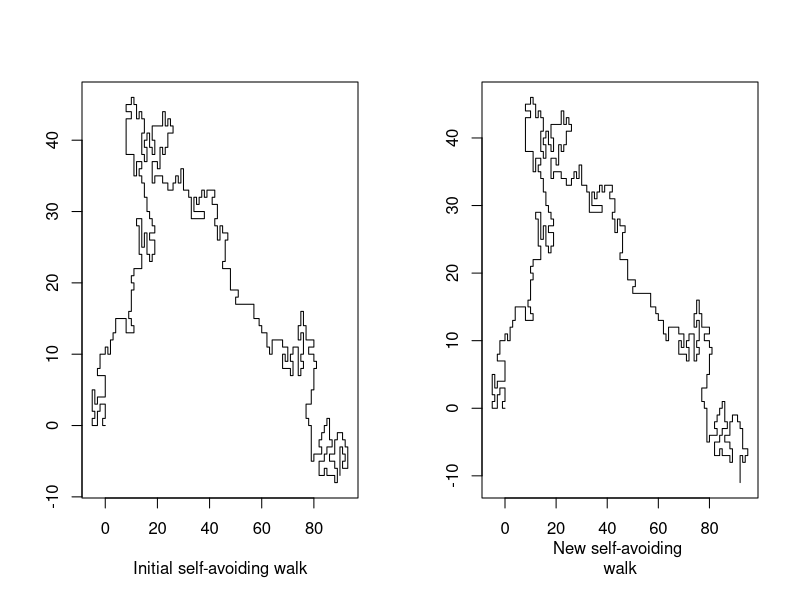

Recreate this plot in R.
rm(list=ls())
is_self_avoiding <- function(walk) {
  !any(duplicated(walk))
}


# Check if a matrix contains a specific row
check_matrix_row <- function(matrix, row) {
  matches = apply(matrix, 1, function(x) all(x == row))
  if (any(matches)) {
    return(which(matches))
  } else {
    return(0)
  }
}

# Moves the last point by a direction (U, D, R, L)
move <- function(pos, orient) {
  switch(orient,
         U = pos + c(0, 1),
         D = pos + c(0, -1),
         R = pos + c(1, 0),
         L = pos + c(-1, 0))
}
n=500
saw <- function(steps = n) {
    k = 0
    path = matrix(0, nrow = 1, ncol = 2) # starting point = c(0, 0)
    i = 1
    
    while (i < steps) {
        k = k + 1
        
        # calculates positions after all possible movements
        possible_pos = rbind(move(path[i, ], 'U'),
                              move(path[i, ], 'D'),
                              move(path[i, ], 'R'),
                              move(path[i, ], 'L'))
        
        # checks which directions are available
        avail_direction = apply(possible_pos, 1,
                                function(possible_pos)
                        check_matrix_row(path, possible_pos))
        avail = ifelse(avail_direction > 0, 0, 1)
        names(avail) = c('U', 'D', 'R', 'L')
        
        # if no direction is available, go back
        if (all(avail == 0)) {
            goback = ifelse(i > 5, rbinom(1, 10, 0.5) + 
            rbinom(1, i, 0.05), 0) + 1
            path = path[1:(i - goback), ]
            i = i - goback - 1
            } else {
                # if one or more orientations are available, sample one 
                #uniformly and move to it
                chosen_direction = sample(x = names(avail), size = 1, 
                prob = avail)
                path = rbind(path, move(path[i, ], chosen_direction))
            }
        i = i + 1
    }    
    list(path = path, total_iterations = k)
}

# Test

walk1 = saw(steps = n)
pivot = sample((n-10):(n-2), size = 1);pivot
newchain = walk1$path[1:pivot,];newchain
colnames(newchain) = c("c1","c2")
tempchain = walk1$path[(pivot+1):n,];tempchain

tempmat = data.matrix(tempchain);tempmat

rotateby=sample(c(-pi/2, -pi, -3*pi/2, 1, 2, 3, 4), size=1);rotateby

if( rotateby == -pi/2 || rotateby == -pi || rotateby == -3*pi/2)
{
c11 = tempmat[-1,1] - tempmat[1,1];c11
c22 = tempmat[-1,2] - tempmat[1,2];c22
c1 = c11*cos(rotateby) - c22*sin(rotateby) +tempmat[1,1];c1
c2 = c11*sin(rotateby) + c22*cos(rotateby) +tempmat[1,2];c2
newmat1 = cbind(c1,c2);newmat1
newchain2 = data.frame(newmat1);newchain2
walk = rbind(newchain,tempchain[1,],newchain2)
}

#reflection on the x-axis
if (rotateby == 1)
{
c2= tempmat[-1,1]-tempmat[1,1]+tempmat[1,2];c2
c1 = -(tempmat[-1,2]-tempmat[1,2])+tempmat[1,1];c1
newmat1 = cbind(c1,c2);newmat1
newchain2 = data.frame(newmat1);newchain2
walk = rbind(newchain,tempchain[1,],newchain2);walk
}

#reflection on the y axis
if (rotateby == 2)
{
c2= -(tempmat[-1,1]-tempmat[1,1])+tempmat[1,2];c2
c1 = tempmat[-1,2]-tempmat[1,2]+tempmat[1,1];c1
newmat1 = cbind(c1,c2);newmat1
newchain2 = data.frame(newmat1);newchain2
walk = rbind(newchain,tempchain[1,],newchain2);walk
}

#reflection on x=y
if (rotateby == 3)
{
c2= tempmat[-1,1]-tempmat[1,1]+tempmat[1,2];c2
c1 = tempmat[-1,2]-tempmat[1,2]+tempmat[1,1];c1
#x=c2+tempmat[1,1];x
#y=c1+tempmat[1,2];y
newmat1 = cbind(c1,c2);newmat1
newchain2 = data.frame(newmat1);newchain2
walk = rbind(newchain,tempchain[1,],newchain2);walk
}

#reflection on the x=-y
if (rotateby == 4)
{
c1 = -(tempmat[-1,1] - tempmat[1,1])+tempmat[1,1];c1
c2 = -(tempmat[-1,2] - tempmat[1,2])+tempmat[1,2];c2
newmat1 = cbind(c1,c2);newmat1
newchain2 = data.frame(newmat1);newchain2
walk = rbind(newchain,tempchain[1,],newchain2);walk
}


is_self_avoiding(walk)


k = 1
while (is_self_avoiding(walk)==FALSE ) {
  # Choose a random pivot
  
  pivot = sample((n-490):(n-2), size = 1,replace=F)
  k = k+1
  # Perform pivot move
  new_chain = walk[1:pivot, ]
  temp_chain = walk[(pivot + 1):n, ];temp_chain
  tempmat = data.matrix(temp_chain);tempmat
rotateby=sample(c(-pi/2, -pi, -3*pi/2, 1, 2, 3, 4), size=1);rotateby

if( rotateby == -pi/2 || rotateby == -pi || rotateby == -3*pi/2)
{
c11 = tempmat[-1,1] - tempmat[1,1];c11
c22 = tempmat[-1,2] - tempmat[1,2];c22
c1 = c11*cos(rotateby) - c22*sin(rotateby) +tempmat[1,1];c1
c2 = c11*sin(rotateby) + c22*cos(rotateby) +tempmat[1,2];c2
newmat1 = cbind(c1,c2);newmat1
newchain2 = data.frame(newmat1);newchain2
new_walk = rbind(new_chain,temp_chain[1,],newchain2);new_walk
}


#reflection on the x-axis
if (rotateby == 1)
{
c2= tempmat[-1,1]-tempmat[1,1]+tempmat[1,2];c2
c1 = -(tempmat[-1,2]-tempmat[1,2])+tempmat[1,1];c1
newmat1 = cbind(c1,c2);newmat1
newchain2 = data.frame(newmat1);newchain2
new_walk = rbind(new_chain,temp_chain[1,],newchain2);new_walk
}

#reflection on the y axis
if (rotateby == 2)
{
c2= -(tempmat[-1,1]-tempmat[1,1])+tempmat[1,2];c2
c1 = tempmat[-1,2]-tempmat[1,2]+tempmat[1,1];c1
#c1= -tempmat[-1,1];c1
#c2 = tempmat[-1,2];c2
newmat1 = cbind(c1,c2);newmat1
newchain2 = data.frame(newmat1);newchain2
new_walk = rbind(new_chain,temp_chain[1,],newchain2);new_walk
}

#reflection on x=y
if (rotateby == 3)
{
c2= tempmat[-1,1]-tempmat[1,1]+tempmat[1,2];c2
c1 = tempmat[-1,2]-tempmat[1,2]+tempmat[1,1];c1
newmat1 = cbind(c1,c2);newmat1
newchain2 = data.frame(newmat1);newchain2
new_walk = rbind(new_chain,temp_chain[1,], newchain2);new_walk
}

#reflection on the x=-y
if (rotateby == 4)
{
c1 = -(tempmat[-1,1] - tempmat[1,1])+tempmat[1,1];c1
c2 = -(tempmat[-1,2] - tempmat[1,2])+tempmat[1,2];c2
newmat1 = cbind(c1,c2);newmat1
newchain2 = data.frame(newmat1);newchain2
new_walk = rbind(new_chain,temp_chain[1,],newchain2);new_walk
}

  # Check if new walk is self-avoiding
  if (is_self_avoiding(new_walk) == TRUE) {
    walk = new_walk
  }
}
#walk
is_self_avoiding(walk)
# Plot the resulting walks
par(mfrow = c(1,2))
plot(walk1$path,type='l', ylab=NA, xlab="Initial self-avoiding walk")
xrange = range(walk[ , 1])
yrange = range(walk[ , 2])
plot(walk,type ='l', ylab=NA, xlab="New self-avoiding 
walk")